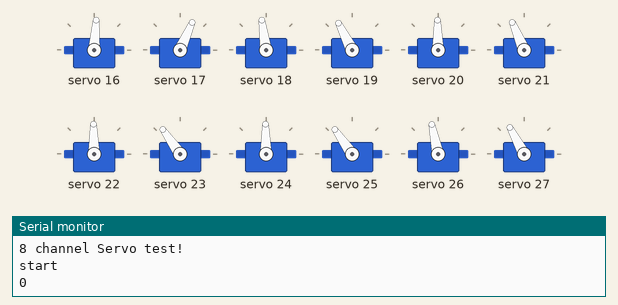
Simulated run of this sketch. Board: Arduino Uno, built with avr-gcc and run on an emulated ATmega328P. On the bench: 12 × servo, the last lines printed to the serial monitor. Random numbers use the default seed unless the sketch sets one.

Above: at 0.1 s.
At 2.3 s:
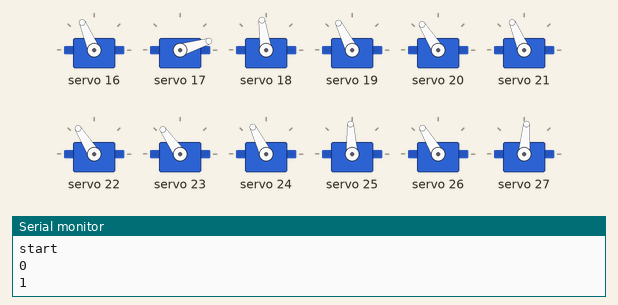
At 21.2 s:
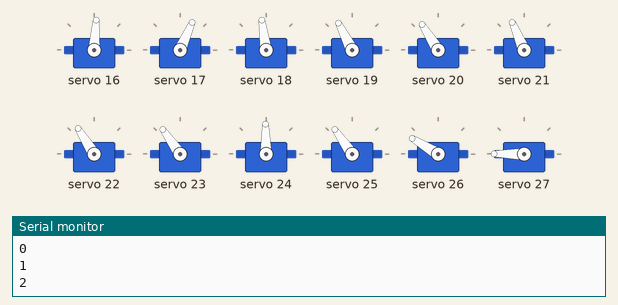
At 34.5 s:
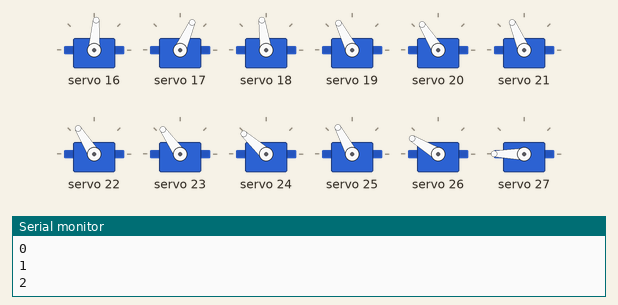
Timing chart, 0 to 40.0 s (numbered marks = the images above):
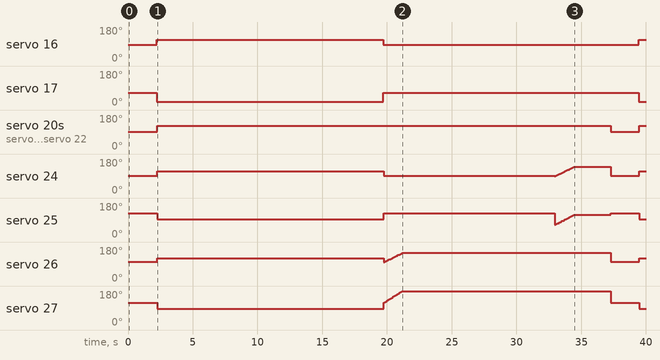

The sketch:

stopMotion.ino
```cpp
#include <Wire.h>
#include <Adafruit_PWMServoDriver.h>
#include "scene.h"
#define SERVOMIN  120
#define SERVOMAX  600
#define SERVO_FREQ 50

Adafruit_PWMServoDriver pwm[MAXDRIVERNUM] = {
  Adafruit_PWMServoDriver(0x41),
  Adafruit_PWMServoDriver(0x42),
  Adafruit_PWMServoDriver(0x43),
  Adafruit_PWMServoDriver(0x44),
  Adafruit_PWMServoDriver(0x45),
  Adafruit_PWMServoDriver(0x46)
};

const int servoOffset[MAXDRIVERNUM][MAXSERVONUM][2] = {
  {
    {359, 250},
    {383, 358},
    {369, 350},
    {369, 376},
    {369, 376},
    {392, 360},
    {350, 350},
    {369, 350}
  },
  {
    {345, 500},
    {364, 339},
    {384, 351},
    {396, 337},
    {402, 372},
    {421, 346},
    {340, 360},
    {410, 367}
  },
  {
    {395, 406},
    {414, 371},
    {300, 500},
    {350, 350},
    {382, 364},
    {386, 373},
    {370, 336},
    {339, 331}
  },
  {
    {419, 370},
    {381, 370},
    {380, 404},
    {442, 360},
    {505, 551},
    {425, 415},
    {450, 380},
    {288, 367}
  },
  {
    {169, 430},
    {389, 391},
    {389, 391},
    {314, 404},
    {360, 360},
    {379, 460},
    {367, 360},
    {394, 552}
  },
  {
    {361, 334},
    {371, 349},
    {389, 339},
    {376, 341},
    {300, 229},
    {480, 280},
    {360, 360},
    {360, 360}
  }
};
/*
double data[46][2] = {
    {-2.881509338, 1.821797004},
    {11.19475232, 18.68557647},
    {2.974174118, -35.01751625},
    {1.121005444, -28.48026187},
    {1.643803881, 32.4050504},
    {8.377008978, 1.622516339},
    {-2.690039835, -25.88551722},
    {-2.785689123, -20.18921014},
    {1.493646578, -41.83797302},
    {12.99495862, -55.0537255},
    {-5.166752584, 11.36641858},
    {-3.855553988, 16.3704542},
    {-9.208653832, 13.86404759},
    {-0.593597839, -42.257639},
    {2.723927423, 13.8414631},
    {-9.642726997, 11.20306098},
    {-16.69383405, -44.49541035},
    {-30, 0},
    {4.62607688, -42.35776538},
    {-12.295282, -39.02852445},
    {-30, 0},
    {-30, 0},
    {-30, 0},
    {6.472092556, 15.27003133},
    {-30, 0},
    {-30, 0},
    {-30, 0},
    {13.03605234, -31.89424437},
    {-30, 0},
    {-30, 0},
    {-30, 0},
    {-30, 0},
    {-30, 0},
    {-30, 0},
    {-30, 0},
    {-30, 0},
    {-30, 0},
    {-30, 0},
    {-30, 0},
    {-30, 0},
    {-30, 0},
    {-30, 0},
    {-30, 0},
    {-30, 0},
    {-1.987384202, 0}
};*/


void setup() {
  // put your setup code here, to run once:
  Serial.begin(9600);
  Serial.println("8 channel Servo test!");

  for(int i=0; i<MAXDRIVERNUM; i++){
    pwm[i].begin();
    pwm[i].setOscillatorFrequency(25000000);
    pwm[i].setPWMFreq(SERVO_FREQ);
  }

  delay(10);
  Serial.println("start");
}

void move(int setIndex, int X, int Y){
  int driverIndex = setIndex/MAXSERVONUM;
  int servoIndex = setIndex%MAXSERVONUM;
  pwm[driverIndex].setPWM(servoIndex*2, 0, X);
  pwm[driverIndex].setPWM(servoIndex*2+1, 0, Y);
}

void display(int servoValues[][2]){
  for(int j=0; j<TOTALSERVONUM; j++){
    move(j, servoValues[j][0], servoValues[j][1]);
  }
}

void playScene(int sceneIndex){
  int servoValues[TOTALSERVONUM][2];
  for(int i=0; i<TOTALSERVONUM; i++){
    int driverIndex = i/MAXSERVONUM;
    int servoIndex = i%MAXSERVONUM;
    servoValues[i][0]=servoOffset[driverIndex][servoIndex][0]-65;
    servoValues[i][1]=servoOffset[driverIndex][servoIndex][1];
  }

  for(int i=0; i<SERVOS_PER_SCENE; i++){
    int servoNum = scenes[sceneIndex].servo[i].index;
    int X=scenes[sceneIndex].servo[i].X;
    int Y=scenes[sceneIndex].servo[i].Y;
    if(servoNum>=0){
      servoValues[servoNum][0]=X;
      servoValues[servoNum][1]=Y;
    }
  }
  for(int i=0; i<ETC_NUM; i++){
    int etcNum = scenes[sceneIndex].etc[i];
    if(etcNum>=0){
      int driverIndex = etcNum/MAXSERVONUM;
      int servoIndex = etcNum%MAXSERVONUM;
      servoValues[etcNum][0]=servoOffset[driverIndex][servoIndex][0];
      servoValues[etcNum][1]=servoOffset[driverIndex][servoIndex][1];
    }
  }

  for(int i=0; i<METEOR_NUM; i++){
    int meteorNum = scenes[sceneIndex].meteor[i];
    if(meteorNum>=0){
      int driverIndex = meteorNum/MAXSERVONUM;
      int servoIndex = meteorNum%MAXSERVONUM;

      int yStart = random(-150, 151);
      int yEnd = random(-150, 151);

      for(int frameIndex=0; frameIndex<22; frameIndex++){
        servoValues[meteorNum][0]=servoOffset[driverIndex][servoIndex][0]-70+frameIndex*5;
        servoValues[meteorNum][1]=servoOffset[driverIndex][servoIndex][1]+(yStart+(yEnd-yStart)*frameIndex/22);

        display(servoValues);
      }
    }
    display(servoValues);
    delay(50);
  }


}

int sceneIndex = 0;

void loop() {
  // put your main code here, to run repeatedly:
  Serial.println(sceneIndex);
  playScene(sceneIndex);
  sceneIndex++;
  if(sceneIndex>=TATALSCENENUM){
    sceneIndex=0;
  }
  delay(1000);

}
```

scene.cpp
```cpp
#include "scene.h"

SCENE scenes[TATALSCENENUM]={
  {
    servo: {
      {-1},
      {-1},
      {-1},
      {-1},
      {-1},
      {-1},
      {-1},
      {-1},
      {-1},
      {-1},
      {-1},
      {-1},
      {-1},
      {-1},
      {-1},
      {-1}
    },
    etc: {
      -1, -1, -1, -1,
      -1, -1, -1, -1,
      -1, -1, -1, -1,
      -1, -1, -1, -1,
    },
    meteor: {
      -1, -1, -1, -1, -1, -1, -1, -1, -1, -1
    }
  },

  {
    servo: {
      {0, 349, 148},
      {4, 357, 307},
      {5, 366, 290},
      {18, 306, 337},
      {6, 327, 267},
      {8, 359, 389},
      {13, 437, 257},
      {45, 449, 280},
      {17, 397, 235},
      {-1},
      {-1},
      {-1},
      {-1},
      {-1},
      {-1},
      {-1},
    },
    etc: {
      2, 3, 7, 11,
      12, 20, 21, 22,
      -1, -1, -1, -1,
      -1, -1, -1, -1,
    },
    meteor: {
      32, 23, 35, 36, 37, 38, 39, 40, 27, 23
    }
  },
  {
    servo: {
      {45, 463, 343},
      {27, 408, 346},
      {23, 312, 257},
      {32, 157, 356},
      {14, 371, 360},
      {41, 366, 239},
      {9, 377, 222},
      {18, 336, 311},
      {-1},
      {-1},
      {-1},
      {-1},
      {-1},
      {-1},
      {-1},
      {-1}
    },
    etc: {
      2, 3, 6, 7,
      10, 15, 16, 20,
      21, -1, -1, -1,
      -1, -1, -1, -1,
    },
    meteor: {
      5, 36, 26, 31, 40, 8, 17, 22, 4, 35
    }
  }
};
```

scene.h
```cpp
#ifndef SCENE_DATA_H
#define SCENE_DATA_H

#define MAXDRIVERNUM 6
#define MAXSERVONUM 8
#define TOTALSERVONUM 46
#define TATALSCENENUM 3

#define SERVOS_PER_SCENE 16
#define ETC_NUM 16
#define METEOR_NUM 10

typedef struct SCENE_SERVO {
  int index;
  int X, Y;
}SCENE_SERVO;

typedef struct SCENE{
  SCENE_SERVO servo[SERVOS_PER_SCENE];
  int etc[ETC_NUM];
  int meteor[METEOR_NUM];
}SCENE;

extern SCENE scenes[TATALSCENENUM];

#endif
```

Measured:
- by itself, servo 16: 86° → 113° at 2.2 s, → 86° 17.5 s later, → 113° 19.7 s later
- by itself, servo 17: 66° → 17° at 2.2 s, → 66° 17.5 s later, → 17° 19.7 s later
- by itself, servo 20, servo 22: 91° → 122° at 2.2 s, → 91° 35.0 s later, → 122° 2.2 s later
